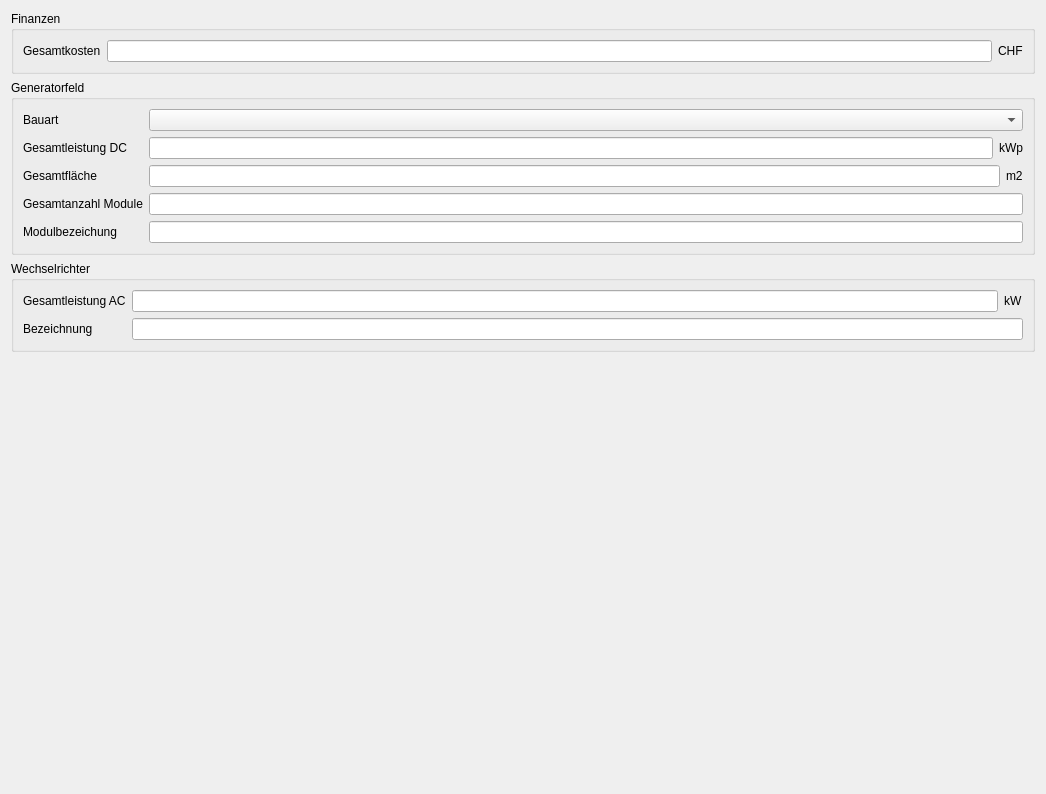
<?xml version="1.0" encoding="UTF-8"?>
<ui version="4.0">
 <class>Plant</class>
 <widget class="QWidget" name="Plant">
  <property name="geometry">
   <rect>
    <x>0</x>
    <y>0</y>
    <width>1046</width>
    <height>794</height>
   </rect>
  </property>
  <property name="windowTitle">
   <string>Form</string>
  </property>
  <layout class="QVBoxLayout" name="verticalLayout">
   <item>
    <widget class="QGroupBox" name="groupBox_9">
     <property name="sizePolicy">
      <sizepolicy hsizetype="Preferred" vsizetype="Fixed">
       <horstretch>0</horstretch>
       <verstretch>0</verstretch>
      </sizepolicy>
     </property>
     <property name="title">
      <string>Finanzen</string>
     </property>
     <layout class="QFormLayout" name="formLayout_4">
      <item row="0" column="0">
       <widget class="QLabel" name="label_38">
        <property name="text">
         <string>Gesamtkosten</string>
        </property>
       </widget>
      </item>
      <item row="0" column="1">
       <layout class="QHBoxLayout" name="horizontalLayout_19">
        <item>
         <widget class="QLineEdit" name="obj_totalCost">
          <property name="text">
           <string/>
          </property>
          <property name="readOnly">
           <bool>false</bool>
          </property>
         </widget>
        </item>
        <item>
         <widget class="QLabel" name="label_39">
          <property name="text">
           <string>CHF</string>
          </property>
         </widget>
        </item>
       </layout>
      </item>
     </layout>
    </widget>
   </item>
   <item>
    <widget class="QGroupBox" name="groupBox_7">
     <property name="sizePolicy">
      <sizepolicy hsizetype="Preferred" vsizetype="Fixed">
       <horstretch>0</horstretch>
       <verstretch>0</verstretch>
      </sizepolicy>
     </property>
     <property name="title">
      <string>Generatorfeld</string>
     </property>
     <layout class="QFormLayout" name="formLayout_5">
      <item row="0" column="0">
       <widget class="QLabel" name="label_36">
        <property name="text">
         <string>Bauart</string>
        </property>
       </widget>
      </item>
      <item row="0" column="1">
       <widget class="QComboBox" name="obj_constructionType">
        <item>
         <property name="text">
          <string/>
         </property>
        </item>
        <item>
         <property name="text">
          <string>builton</string>
         </property>
        </item>
        <item>
         <property name="text">
          <string>integrated</string>
         </property>
        </item>
        <item>
         <property name="text">
          <string>facade</string>
         </property>
        </item>
       </widget>
      </item>
      <item row="1" column="0">
       <widget class="QLabel" name="label_29">
        <property name="text">
         <string>Gesamtleistung DC</string>
        </property>
       </widget>
      </item>
      <item row="1" column="1">
       <layout class="QHBoxLayout" name="horizontalLayout_17">
        <item>
         <widget class="QLineEdit" name="obj_totalPowerDc">
          <property name="text">
           <string/>
          </property>
          <property name="readOnly">
           <bool>false</bool>
          </property>
         </widget>
        </item>
        <item>
         <widget class="QLabel" name="label_32">
          <property name="text">
           <string>kWp</string>
          </property>
         </widget>
        </item>
       </layout>
      </item>
      <item row="2" column="0">
       <widget class="QLabel" name="label_30">
        <property name="text">
         <string>Gesamtfläche</string>
        </property>
       </widget>
      </item>
      <item row="2" column="1">
       <layout class="QHBoxLayout" name="horizontalLayout_18">
        <item>
         <widget class="QLineEdit" name="obj_totalArea">
          <property name="text">
           <string/>
          </property>
          <property name="readOnly">
           <bool>false</bool>
          </property>
         </widget>
        </item>
        <item>
         <widget class="QLabel" name="label_33">
          <property name="text">
           <string>m2</string>
          </property>
         </widget>
        </item>
       </layout>
      </item>
      <item row="3" column="0">
       <widget class="QLabel" name="label_31">
        <property name="text">
         <string>Gesamtanzahl Module</string>
        </property>
       </widget>
      </item>
      <item row="3" column="1">
       <widget class="QLineEdit" name="obj_totalPanelCount">
        <property name="text">
         <string/>
        </property>
        <property name="readOnly">
         <bool>false</bool>
        </property>
       </widget>
      </item>
      <item row="4" column="0">
       <widget class="QLabel" name="label_62">
        <property name="text">
         <string>Modulbezeichung</string>
        </property>
       </widget>
      </item>
      <item row="4" column="1">
       <widget class="QLineEdit" name="obj_panelDesc">
        <property name="text">
         <string/>
        </property>
        <property name="readOnly">
         <bool>false</bool>
        </property>
       </widget>
      </item>
     </layout>
    </widget>
   </item>
   <item>
    <widget class="QGroupBox" name="groupBox_8">
     <property name="sizePolicy">
      <sizepolicy hsizetype="Preferred" vsizetype="Fixed">
       <horstretch>0</horstretch>
       <verstretch>0</verstretch>
      </sizepolicy>
     </property>
     <property name="title">
      <string>Wechselrichter</string>
     </property>
     <layout class="QFormLayout" name="formLayout_6">
      <item row="0" column="0">
       <widget class="QLabel" name="label_34">
        <property name="text">
         <string>Gesamtleistung AC</string>
        </property>
       </widget>
      </item>
      <item row="0" column="1">
       <layout class="QHBoxLayout" name="horizontalLayout_16">
        <item>
         <widget class="QLineEdit" name="obj_totalPowerAc">
          <property name="text">
           <string/>
          </property>
          <property name="readOnly">
           <bool>false</bool>
          </property>
         </widget>
        </item>
        <item>
         <widget class="QLabel" name="label_37">
          <property name="text">
           <string>kW</string>
          </property>
         </widget>
        </item>
       </layout>
      </item>
      <item row="1" column="0">
       <widget class="QLabel" name="label_63">
        <property name="text">
         <string>Bezeichnung</string>
        </property>
       </widget>
      </item>
      <item row="1" column="1">
       <widget class="QLineEdit" name="obj_inverterDesc">
        <property name="text">
         <string/>
        </property>
        <property name="readOnly">
         <bool>false</bool>
        </property>
       </widget>
      </item>
     </layout>
    </widget>
   </item>
   <item>
    <widget class="QFrame" name="frame_7">
     <property name="frameShape">
      <enum>QFrame::NoFrame</enum>
     </property>
     <property name="frameShadow">
      <enum>QFrame::Raised</enum>
     </property>
    </widget>
   </item>
  </layout>
 </widget>
 <resources/>
 <connections/>
</ui>
